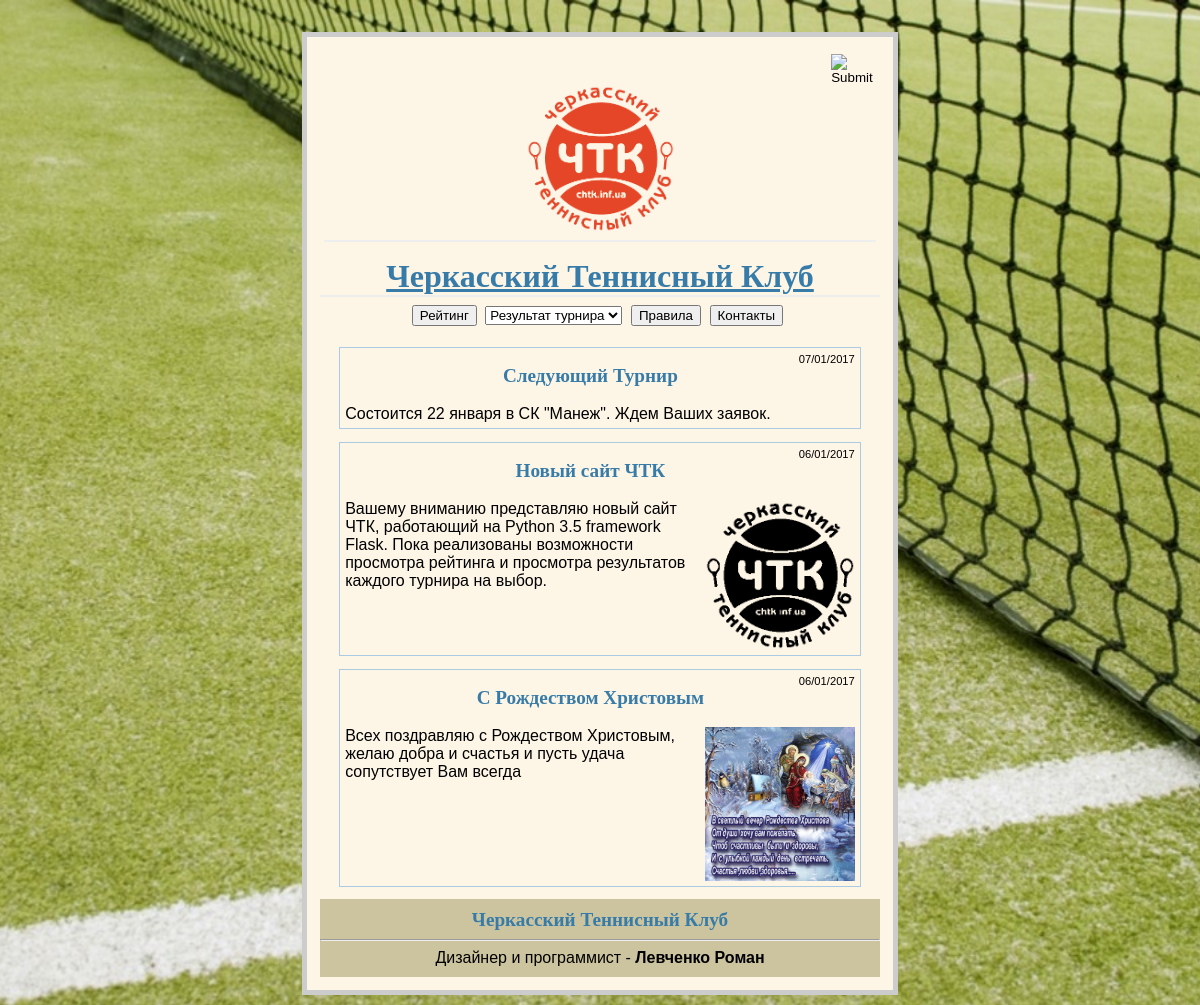
The page / on the database its author committed.
### tables this page shows
CREATE TABLE "entries"(
	"id"              Integer PRIMARY KEY AUTOINCREMENT,
	"title"           Text NOT NULL,
	"text"            Text NOT NULL,
	"date_of_article" Text NOT NULL,
	"images"          Text,
	"tour"            Text );

### chtk.py (the view)
@app.route('/')
def show_entries():
    db = get_db()
    cur = db.execute('select title, text, date_of_article, images, tour from entries order by id desc')
    entries = cur.fetchall()
    return render_template('show_entries.html', entries=entries)

### chtk.py (called while the page is built)
def connect_db():
    rv = sqlite3.connect(app.config['DATABASE'])
    rv.row_factory = sqlite3.Row
    return rv

def get_db():
    if not hasattr(g, 'sqlite_db'):
        g.sqlite_db = connect_db()
    return g.sqlite_db

### templates/show_entries.html (shortened to what this page needs)
{% extends "base.html" %}
{% block body %}
  <ul class=entries>
    {% for entry in entries %}
      <li><div class="date" align="right"> {{ entry.date_of_article }}
      </div><h2 align="center">{{ entry.title }} </h2><br>
    {% if entry.images %}
        <img src="{{ entry.images }}" width="150" align="right">{{ entry.text|safe }} {% if entry.tour %}<a href="{{ entry.tour }}">ГРУППЫ И РАСПИСАНИЕ</a>{% endif %}
    {% else %}
      {{ entry.text|safe }} {% if entry.tour %}<a href="{{ entry.tour }}">ГРУППЫ И РАСПИСАНИЕ</a>{% endif %}
    {% endif %}
    </li>
  {% else %}
    <li><em>Unbelievable.  No entries here so far</em></li>
  </ul>
  {% endfor %}
<div class="footer"><h2 align="center">Черкасский Теннисный Клуб</h2><hr>
  <div align="center"> Дизайнер и программист - <b>Левченко Роман</b></div>
</div>
{% endblock %}

### templates/base.html (shortened to what this page needs)
<!doctype html>
<link rel=stylesheet type=text/css href="{{ url_for('static', filename='style.css') }}">
<div class=page>
    <div class=metanav>
    {% if not session.logged_in %}
        <a href="{{ url_for('login') }}"><input type="image" src="/static/login_button.png" width="45"</a>
    {% else %}
        <a href="{{ url_for('logout') }}"><input type="image" src="/static/logout_button.png" width="45"</a>
    {% endif %}
  <h1 align="center"> <a href="/"> <img src="{{ url_for('static', filename='logo2.png') }}" width="150"></h1></div>
    <h1 align="center"><a href="/"> Черкасский Теннисный Клуб </a></h1>
  <div class=metanav>
      <center>
          <ul class="hr">
              <li><form action="/rating/"><input type="submit" value="Рейтинг"></form></li>
              <li><form method="post" name="drop_down_box">
                    <select name="menu" size="1" onchange="top.location=this.value">
                        <option value="Результат турнира">Результат турнира</option>
                    </select></form></li>
              <li><form action="/rules/"><input type="submit" value="Правила"></form></li>
              <li><form action="/contacts/"><input type="submit" value="Контакты"></form></li>
          </ul>
      </center>
  </div>
  {% block body %}{% endblock %}
</div>

### static/style.css (style rules this page uses)
a, h1, h2 { color: #377ba8; }
h1, h2 { font-family: 'Georgia', serif; margin: 0; }
h1 { border-bottom: 2px solid #eee; }
h2 { font-size: 1.2em; }
.page { margin: 2em auto; width: 35em; border: 5px solid #ccc; padding: 0.8em; background: #FDF5E6; }
.entries { list-style: none; margin: 0; padding: 0; }
.entries li { margin: 0.8em 1.2em; border: 1px solid #aacbe2; padding: 5px; }
.entries li h2 { margin-left: -1em; }
.metanav { text-align: right; font-size: 0.8em; padding: 0.3em; margin-bottom: 1em; background: #FDF5E6; }
ul.hr { margin: 0; padding: 4px; }
ul.hr li { display: inline-block; margin-right: 5px; }
.date { font-size: 0.7em; }
.footer { padding: 10px 0; background-color: #CCC49F; }

### rows shown on the page
entries: date_of_article "07/01/2017", title "Следующий Турнир", text "Состоится 22 января в СК \"Манеж\". Ждем Ваших заявок."
entries: date_of_article "06/01/2017", title "Новый сайт ЧТК", images (picture), text "Вашему вниманию представляю новый сайт ЧТК, работающий на Python 3.5 framework Flask. Пока реализованы возможности просмотра рейтинга и просмотра результатов каждого турнира на выбор."
entries: date_of_article "06/01/2017", title "С Рождеством Христовым", images (picture), text "Всех поздравляю с Рождеством Христовым, желаю добра и счастья и пусть удача сопутствует Вам всегда"
